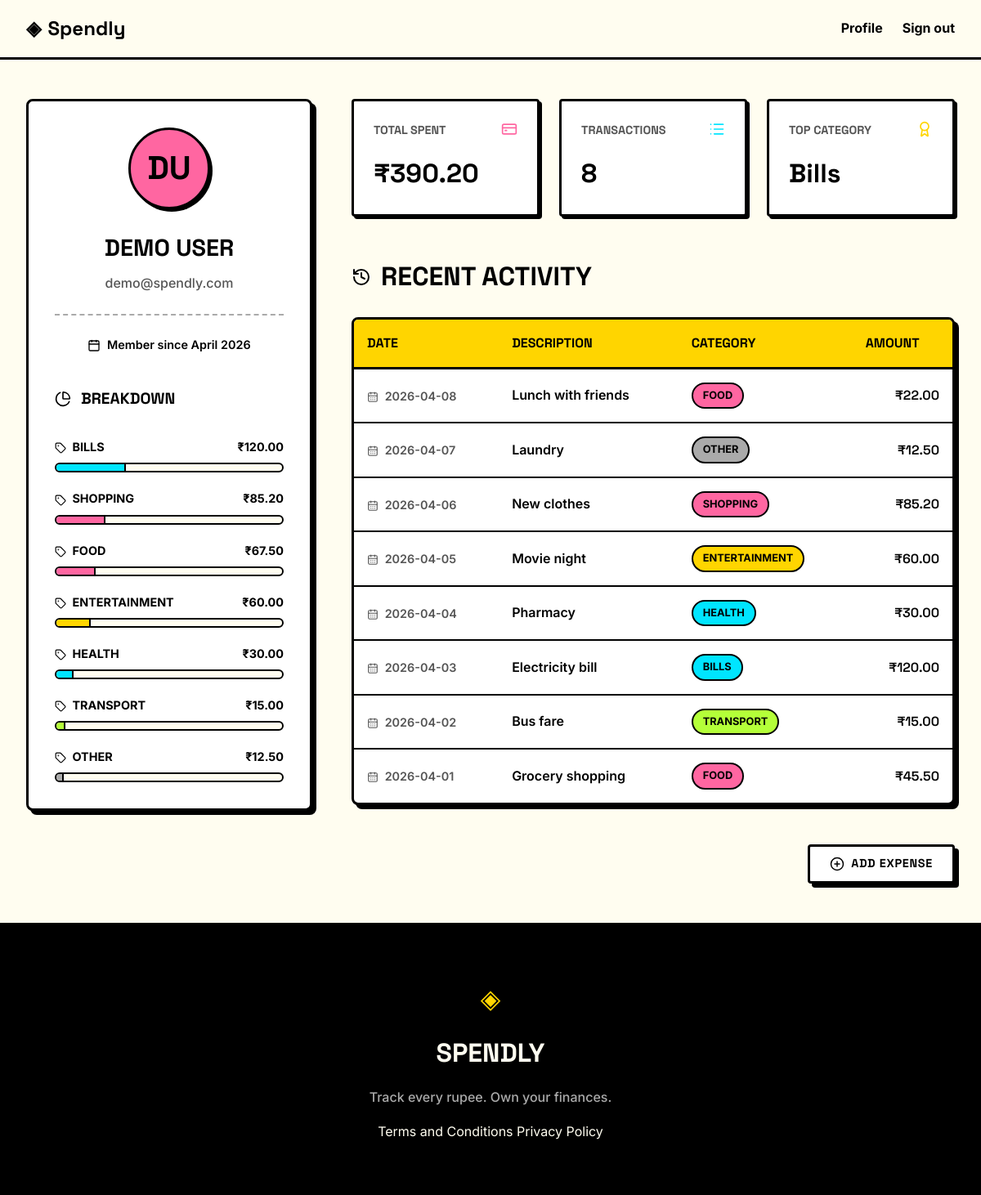
Screenshot of /profile (signed in) with the database file from the repository.
### tables this page shows
CREATE TABLE users (
            id INTEGER PRIMARY KEY AUTOINCREMENT,
            name TEXT NOT NULL,
            email TEXT UNIQUE NOT NULL,
            password_hash TEXT NOT NULL,
            created_at TEXT DEFAULT CURRENT_TIMESTAMP
        );

CREATE TABLE expenses (
            id INTEGER PRIMARY KEY AUTOINCREMENT,
            user_id INTEGER NOT NULL,
            amount REAL NOT NULL,
            category TEXT NOT NULL,
            date TEXT NOT NULL,
            description TEXT,
            created_at TEXT DEFAULT CURRENT_TIMESTAMP,
            FOREIGN KEY (user_id) REFERENCES users (id)
        );

### app.py (the view)
@app.route("/profile")
def profile():
    if not g.user:
        return redirect(url_for("login"))
    created_at = datetime.strptime(g.user["created_at"], "%Y-%m-%d %H:%M:%S")
    member_since = created_at.strftime("%B %Y")
    name_parts = g.user["name"].split()
    initials = "".join([part[0].upper() for part in name_parts[:2]])
    user_data = {
        "name": g.user["name"],
        "email": g.user["email"],
        "initials": initials,
        "member_since": member_since
    }
    stats_data = get_user_stats(g.user["id"])
    stats = {
        "total_spent": f"₹{stats_data['total_spent']:,.2f}",
        "transaction_count": stats_data["transaction_count"],
        "top_category": stats_data["top_category"]
    }
    db_transactions = get_recent_transactions(g.user["id"])
    transactions = [
        {
            "date": t["date"],
            "description": t["description"],
            "category": t["category"],
            "amount": f"₹{t['amount']:.2f}"
        }
        for t in db_transactions
    ]
    db_categories = get_category_breakdown(g.user["id"])
    total_spent_raw = stats_data['total_spent']
    category_breakdown = []
    for cat in db_categories:
        percentage = (cat["total"] / total_spent_raw * 100) if total_spent_raw > 0 else 0
        category_breakdown.append({
            "name": cat["category"],
            "total": f"₹{cat['total']:,.2f}",
            "percentage": percentage
        })
    return render_template(
        "profile.html",
        user=user_data,
        stats=stats,
        transactions=transactions,
        categories=category_breakdown
    )

### app.py (called while the page is built)
@app.before_request
def load_logged_in_user():
    user_id = session.get("user_id")
    if user_id is None:
        g.user = None
    else:
        g.user = get_user_by_id(user_id)

### database/db.py (called while the page is built)
def get_db():
    conn = sqlite3.connect(DATABASE)
    conn.row_factory = sqlite3.Row
    conn.execute("PRAGMA foreign_keys = ON;")
    return conn

def get_user_by_id(user_id):
    conn = get_db()
    cursor = conn.cursor()
    cursor.execute("SELECT * FROM users WHERE id = ?", (user_id,))
    user = cursor.fetchone()
    conn.close()
    return user

def get_recent_transactions(user_id):
    conn = get_db()
    cursor = conn.cursor()
    cursor.execute(
        "SELECT * FROM expenses WHERE user_id = ? ORDER BY date DESC, created_at DESC",
        (user_id,)
    )
    transactions = cursor.fetchall()
    conn.close()
    return transactions

def get_user_stats(user_id):
    conn = get_db()
    cursor = conn.cursor()
    cursor.execute(
        "SELECT SUM(amount) as total_spent, COUNT(*) as transaction_count FROM expenses WHERE user_id = ?",
        (user_id,)
    )
    row = cursor.fetchone()
    total_spent = row['total_spent'] if row['total_spent'] is not None else 0.0
    transaction_count = row['transaction_count'] or 0
    cursor.execute(
        "SELECT category FROM expenses WHERE user_id = ? GROUP BY category ORDER BY SUM(amount) DESC LIMIT 1",
        (user_id,)
    )
    cat_row = cursor.fetchone()
    top_category = cat_row['category'] if cat_row else "N/A"
    conn.close()
    return {
        "total_spent": total_spent,
        "transaction_count": transaction_count,
        "top_category": top_category
    }

def get_category_breakdown(user_id):
    conn = get_db()
    cursor = conn.cursor()
    cursor.execute(
        "SELECT category, SUM(amount) as total FROM expenses WHERE user_id = ? GROUP BY category ORDER BY total DESC",
        (user_id,)
    )
    breakdown = cursor.fetchall()
    conn.close()
    return breakdown

### templates/profile.html (shortened to what this page needs)
{% extends "base.html" %}
{% block head %}
<link rel="stylesheet" href="{{ url_for('static', filename='css/profile.css') }}">
{% endblock %}
{% block content %}
<div class="profile-container">
    <aside class="profile-sidebar">
        <div class="user-card">
            <div class="avatar-circle">
                {{ user.initials }}
            </div>
            <h1 class="user-name">{{ user.name }}</h1>
            <p class="user-email">{{ user.email }}</p>
            <div class="user-meta">
                <i data-lucide="calendar" style="width: 16px; height: 16px; vertical-align: middle; margin-right: 4px;"></i>
                Member since {{ user.member_since }}
            </div>
            <div class="category-breakdown">
                <h2 class="section-title" style="font-size: 1.2rem; margin-top: 2.5rem;">
                    <i data-lucide="pie-chart" style="width: 20px; height: 20px;"></i>
                    Breakdown
                </h2>
                <div class="category-list">
                    {% for cat in categories %}
                    <div class="category-item">
                        <div class="category-info">
                            <span>
                                <i data-lucide="tag" style="width: 14px; height: 14px; vertical-align: middle; margin-right: 4px;"></i>
                                {{ cat.name }}
                            </span>
                            <span>{{ cat.total }}</span>
                        </div>
                        <div class="category-progress">
                            <div class="category-fill fill-{{ cat.name|lower }}" style="width: {{ cat.percentage }}%;"></div>
                        </div>
                    </div>
                    {% endfor %}
                </div>
            </div>
        </div>
    </aside>
    <section class="profile-main">
        <div class="profile-stats">
            <div class="stat-card">
                <div style="display: flex; justify-content: space-between; align-items: flex-start; margin-bottom: 0.5rem;">
                    <span class="stat-label">Total Spent</span>
                    <i data-lucide="credit-card" style="color: var(--accent-pink); width: 20px; height: 20px;"></i>
                </div>
                <span class="stat-value">{{ stats.total_spent }}</span>
            </div>
            <div class="stat-card">
                <div style="display: flex; justify-content: space-between; align-items: flex-start; margin-bottom: 0.5rem;">
                    <span class="stat-label">Transactions</span>
                    <i data-lucide="list" style="color: var(--accent-cyan); width: 20px; height: 20px;"></i>
                </div>
                <span class="stat-value">{{ stats.transaction_count }}</span>
            </div>
            <div class="stat-card">
                <div style="display: flex; justify-content: space-between; align-items: flex-start; margin-bottom: 0.5rem;">
                    <span class="stat-label">Top Category</span>
                    <i data-lucide="award" style="color: var(--accent-yellow); width: 20px; height: 20px;"></i>
                </div>
                <span class="stat-value">{{ stats.top_category }}</span>
            </div>
        </div>
        <h2 class="section-title">
            <i data-lucide="history" style="width: 24px; height: 24px;"></i>
            Recent Activity
        </h2>
        <div class="table-container">
            <table class="tx-table">
                <thead>
                    <tr>
                        <th>Date</th>
                        <th>Description</th>
                        <th>Category</th>
                        <th class="amount-col">Amount</th>
                    </tr>
                </thead>
                <tbody>
                    {% for tx in transactions %}
                    <tr>
                        <td style="color: var(--ink-muted); font-size: 0.9rem;">
                            <i data-lucide="calendar-days" style="width: 14px; height: 14px; vertical-align: middle; margin-right: 4px;"></i>
                            {{ tx.date }}
                        </td>
                        <td>{{ tx.description }}</td>
                        <td>
                            <span class="category-badge badge-{{ tx.category|lower|replace(' ', '-') }}">
                                {{ tx.category }}
                            </span>
                        </td>
                        <td class="amount-col">{{ tx.amount }}</td>
                    </tr>
                    {% endfor %}
                </tbody>
            </table>
        </div>
        <div style="text-align: right;">
            <a href="#" class="btn-ghost" style="padding: 0.6rem 1.5rem; font-size: 0.9rem; display: inline-flex; align-items: center; gap: 8px;">
                <i data-lucide="plus-circle" style="width: 18px; height: 18px;"></i>
                Add Expense
            </a>
        </div>
    </section>
</div>
{% endblock %}

### templates/base.html (shortened to what this page needs)
<!DOCTYPE html>
<html lang="en">
<head>
    <link rel="stylesheet" href="{{ url_for('static', filename='css/style.css') }}">
    {% block head %}{% endblock %}
</head>
<body>
    <nav class="navbar">
        <div class="nav-inner">
            <a href="{{ url_for('landing') }}" class="nav-brand">
                <span class="brand-icon">◈</span>
                <span class="brand-name">Spendly</span>
            </a>
            <div class="nav-links">
                {% if g.user %}
                    <a href="{{ url_for('profile') }}">Profile</a>
                    <a href="{{ url_for('logout') }}">Sign out</a>
                {% else %}
                    <a href="{{ url_for('login') }}">Sign in</a>
                    <a href="{{ url_for('register') }}" class="nav-cta">Get started</a>
                {% endif %}
            </div>
        </div>
    </nav>
    <main class="main-content">
        {% block content %}{% endblock %}
    </main>
    <footer class="footer">
        <div class="footer-inner">
            <span class="brand-icon">◈</span>
            <span class="footer-name">Spendly</span>
            <p class="footer-copy">Track every rupee. Own your finances.</p>
            <div class="footer-links">
                <a href="{{ url_for('terms') }}">Terms and Conditions</a>
                <a href="{{ url_for('privacy') }}">Privacy Policy</a>
            </div>
        </div>
    </footer>
</body>
</html>

### static/css/style.css (style rules this page uses)
:root { --ink: #000000; --ink-soft: #2d2d2d; --ink-muted: #555555; --ink-faint: #aaaaaa; --bg: #FFFDF0; --paper-card: #ffffff; --accent-pink: #FF66A1; --accent-cyan: #00E5FF; --accent-yellow: #FFD500; --accent-green: #B4FF39; --danger: #FF3333; --font-display: 'Space Grotesk', sans-serif; --font-body: 'Inter', system-ui, sans-serif; --max-width: 1200px; --auth-width: 440px; --border-thickness: 3px; --radius-sm: 4px; --radius-md: 8px; --radius-lg: 12px; --shadow-solid: 5px 5px 0px var(--ink); --shadow-solid-sm: 3px 3px 0px var(--ink); }
*, *::before, *::after { box-sizing: border-box; margin: 0; padding: 0; }
html { font-size: 16px; scroll-behavior: smooth; }
body { background: var(--bg); color: var(--ink); font-family: var(--font-body); font-size: 1rem; line-height: 1.6; -webkit-font-smoothing: antialiased; }
a { color: inherit; text-decoration: none; }
.navbar { position: sticky; top: 0; z-index: 100; background: var(--bg); border-bottom: var(--border-thickness) solid var(--ink); padding: 0 2rem; }
.nav-inner { max-width: var(--max-width); margin: 0 auto; height: 70px; display: flex; align-items: center; justify-content: space-between; }
.nav-brand { display: flex; align-items: center; gap: 0.5rem; font-family: var(--font-display); font-weight: 700; font-size: 1.5rem; color: var(--ink); }
.brand-icon { color: var(--ink); }
.brand-name { color: var(--ink); }
.nav-links { display: flex; align-items: center; gap: 1.5rem; font-size: 1rem; font-weight: 700; }
.nav-links a { color: var(--ink); transition: transform 0.1s; }
.main-content { min-height: calc(100vh - 70px - 100px); }
.btn-ghost { display: inline-block; background: var(--paper-card); color: var(--ink); padding: 0.8rem 2rem; border: var(--border-thickness) solid var(--ink); border-radius: var(--radius-sm); font-family: var(--font-display); font-size: 1rem; font-weight: 700; cursor: pointer; box-shadow: var(--shadow-solid); transition: all 0.1s ease; text-decoration: none; text-transform: uppercase; letter-spacing: 0.05em; }
.footer { background: var(--ink); color: var(--bg); padding: 4rem 2rem; text-align: center; border-top: var(--border-thickness) solid var(--ink); }
.footer-inner { display: flex; flex-direction: column; align-items: center; gap: 1rem; }
.footer .brand-icon { color: var(--accent-yellow); font-size: 2rem; }
.footer-name { font-family: var(--font-display); font-weight: 700; font-size: 2rem; text-transform: uppercase; }
.footer-copy { font-size: 1rem; font-weight: 500; color: var(--ink-faint); }

### rows the page displays
users: name "DEMO USER", email "demo@spendly.com"
expenses: top_category "Bills", date "2026-04-03", description "Electricity bill", category "BILLS", amount "₹120.00"
expenses: date "2026-04-08", description "Lunch with friends", category "FOOD", amount "₹22.00"
expenses: date "2026-04-07", description "Laundry", category "OTHER", amount "₹12.50"
expenses: date "2026-04-06", description "New clothes", category "SHOPPING", amount "₹85.20"
expenses: date "2026-04-05", description "Movie night", category "ENTERTAINMENT", amount "₹60.00"
expenses: date "2026-04-04", description "Pharmacy", category "HEALTH", amount "₹30.00"
expenses: date "2026-04-02", description "Bus fare", category "TRANSPORT", amount "₹15.00"
expenses: date "2026-04-01", description "Grocery shopping", category "FOOD", amount "₹45.50"

### other values shown
{{ user.initials }} "DU"
{{ user.member_since }} "April 2026"
{{ cat.name }} "BILLS" "SHOPPING" "FOOD" "ENTERTAINMENT" "HEALTH" "TRANSPORT" "OTHER"
{{ cat.total }} "₹120.00" "₹85.20" "₹67.50" "₹60.00" "₹30.00" "₹15.00" "₹12.50"
{{ stats.total_spent }} "₹390.20"
{{ stats.transaction_count }} "8"
